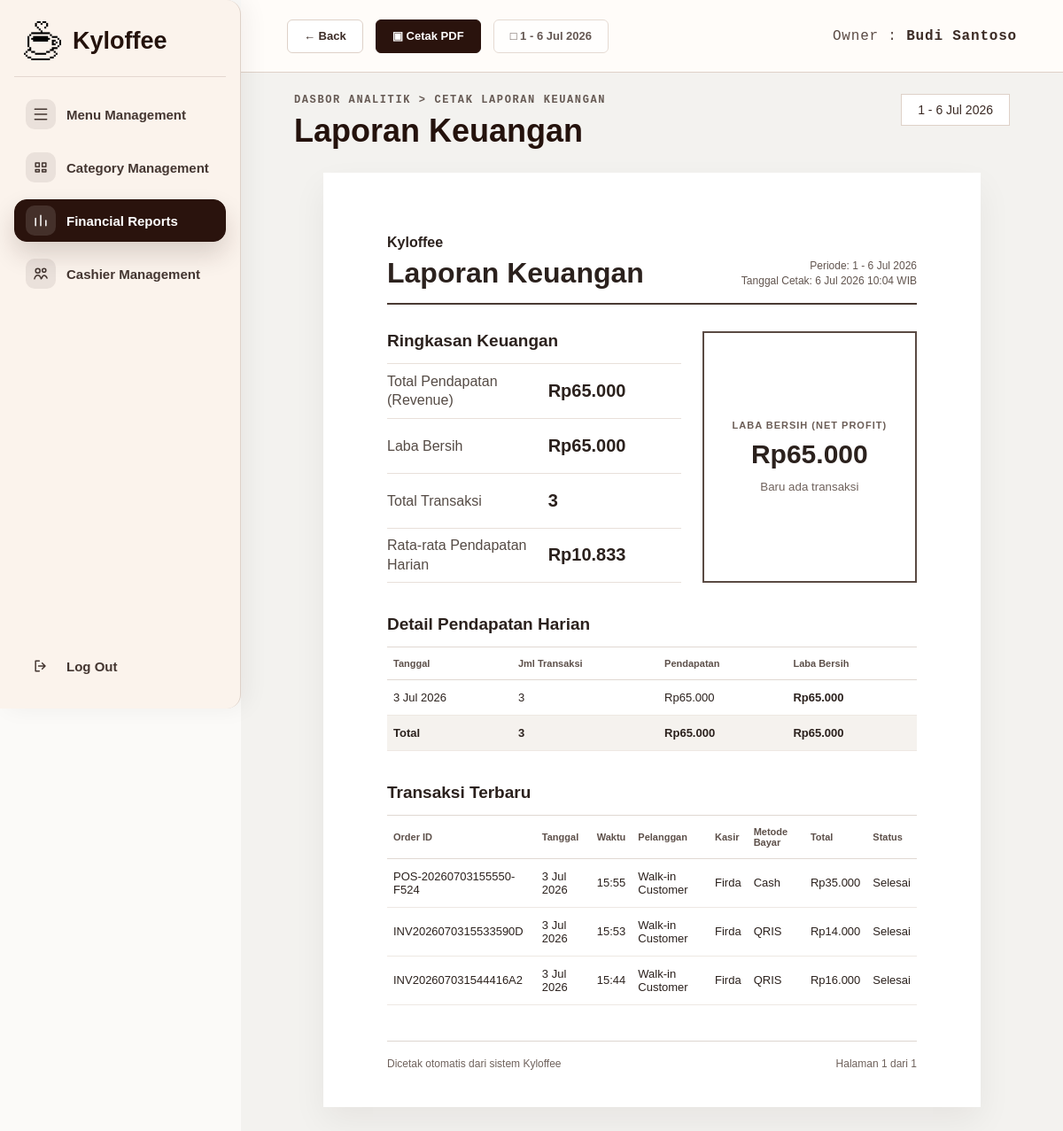
The page /owner/reports/print (signed in) on the database its author committed.
### tables this page shows
CREATE TABLE users (
                id INTEGER PRIMARY KEY AUTOINCREMENT,
                full_name TEXT NOT NULL,
                email TEXT UNIQUE NOT NULL,
                password_hash TEXT NOT NULL,
                role TEXT NOT NULL,
                created_at TIMESTAMP DEFAULT CURRENT_TIMESTAMP
            , staff_phone TEXT, staff_position TEXT DEFAULT 'Staff', joined_date TEXT, staff_status TEXT DEFAULT 'Aktif', is_active INTEGER NOT NULL DEFAULT 1, owner_id INTEGER);

CREATE TABLE pos_transactions (
                id INTEGER PRIMARY KEY AUTOINCREMENT,
                order_code TEXT NOT NULL UNIQUE,
                transaction_date TEXT NOT NULL,
                transaction_time TEXT NOT NULL,
                customer_name TEXT DEFAULT 'Walk-in Customer',
                payment_method TEXT DEFAULT 'Tunai',
                subtotal_amount INTEGER NOT NULL DEFAULT 0,
                discount_amount INTEGER NOT NULL DEFAULT 0,
                tax_amount INTEGER NOT NULL DEFAULT 0,
                operational_cost INTEGER NOT NULL DEFAULT 0,
                total_amount INTEGER NOT NULL DEFAULT 0,
                item_count INTEGER NOT NULL DEFAULT 0,
                status TEXT NOT NULL DEFAULT 'Selesai',
                staff_id INTEGER,
                created_at TIMESTAMP DEFAULT CURRENT_TIMESTAMP
            );

### app.py (the view)
@app.route("/owner/reports/print")
@owner_required
def owner_reports_print():
    return render_template(
        "owner_financial_report_print.html",
        owner_name=get_owner_name(),
        active_page="reports",
        report=build_financial_report(request.args),
    )

### app.py (called while the page is built, shortened)
def get_db():
    global REMOTE_DB_FAILED
    if "db" not in g:
        should_try_mysql = DB_USE_MYSQL and not (REMOTE_DB_FAILED and DB_FALLBACK_SQLITE)
        sqlite_conn = sqlite3.connect(DATABASE)
        sqlite_conn.row_factory = sqlite3.Row
        g.db = DatabaseConnection(sqlite_conn, is_mysql=False)
    return g.db

def execute_script_commit(script):
    db = get_db()
    try:
        db.executescript(script)
        db.commit()
        app.logger.debug("DB script commit successful.")
    except Exception:
        db.rollback()
        app.logger.exception("DB schema change failed and rollback executed.")
        raise

def fetch_all_dict(cursor):
    rows = cursor.fetchall()
    if not rows:
        return []
    if isinstance(rows[0], dict):
        return rows
    columns = [col[0] for col in cursor.description]
    return [dict(zip(columns, row)) for row in rows]

def row_to_dict(row):
    if row is None:
        return {}
    if isinstance(row, dict):
        return row
    return dict(row)

def normalize_role_value(role):
    role_key = str(role or "").strip().lower()
    if role_key in CASHIER_ROLE_ALIASES:
        return CASHIER_ROLE
    return role_key

def get_owner_name():
    return (
        session.get("full_name")
        or session.get("name")
        or session.get("username")
        or "Owner"
    )

def owner_required(view_func):
    @wraps(view_func)
    def wrapped_view(**kwargs):
        if not session.get("user_id"):
            flash("Silakan login terlebih dahulu.", "error")
            return redirect(url_for("login"))
        if normalize_role_value(session.get("role")) != "owner":
            return redirect_for_role()
        user = get_db().execute(
            "SELECT role FROM users WHERE id = ?",
            (session.get("user_id"),),
        ).fetchone()
        user_data = row_to_dict(user)
        if not user_data or normalize_role_value(user_data.get("role")) != "owner":
            session.clear()
            flash("Sesi tidak valid. Silakan login ulang.", "error")
            return redirect(url_for("login"))
        return view_func(**kwargs)
    return wrapped_view

def format_report_datetime(value):
    return f"{format_short_date(value.date())} {value:%H:%M} WIB"

def format_currency(amount):
    return f"Rp{int(amount or 0):,}".replace(",", ".")

    def adapt_sql(self, sql):
        if self.is_mysql:
            return sql.replace("?", "%s")
        return sql

    def commit(self):
        return self.conn.commit()

### templates/owner_financial_report_print.html (shortened to what this page needs)
<!DOCTYPE html>
<html lang="id">
<head>
    <link rel="stylesheet" href="{{ url_for('static', filename='css/owner_shell.css') }}">
    <link rel="stylesheet" href="{{ url_for('static', filename='css/owner_menu.css') }}">
</head>
<body>
    <div class="owner-page owner-page--report-print">
        {% include 'partials/owner_sidebar.html' %}
        <main class="owner-main">
            <header class="owner-topbar owner-topbar--spread no-print">
                <div class="topbar-actions">
                    <a
                        href="{{ url_for('owner_reports', date_from=report.date_from, date_to=report.date_to) }}"
                        class="topbar-button topbar-button--light"
                    >
                        &larr; Back
                    </a>
                    <button type="button" onclick="window.print()" class="topbar-button topbar-button--dark">&#9635; Cetak PDF</button>
                    <button type="button" class="topbar-button topbar-button--light" disabled>&#9633; {{ report.calendar_label }}</button>
                </div>
                <div class="owner-identity">Owner : <strong>{{ owner_name }}</strong></div>
            </header>
            <section class="owner-content report-content">
                <div class="report-heading-row no-print">
                    <div>
                        <p class="breadcrumb">DASBOR ANALITIK &gt; CETAK LAPORAN KEUANGAN</p>
                        <h1>Laporan Keuangan</h1>
                    </div>
                    <span class="period-pill">{{ report.period }}</span>
                </div>
                <article class="financial-sheet">
                    <header class="financial-sheet__header">
                        <div>
                            <strong>Kyloffee</strong>
                            <h2>Laporan Keuangan</h2>
                        </div>
                        <div class="financial-sheet__meta">
                            <span>Periode: {{ report.period }}</span>
                            <span>Tanggal Cetak: {{ report.printed_at }}</span>
                        </div>
                    </header>
                    <section class="financial-summary">
                        <div class="summary-list">
                            <h3>Ringkasan Keuangan</h3>
                            {% for item in report.print_summary %}
                                <div class="summary-row summary-row--{{ item.tone }}">
                                    <span>{{ item.label }}</span>
                                    <strong>{{ item.value }}</strong>
                                </div>
                            {% endfor %}
                        </div>
                        <aside class="net-profit-box">
                            <span>LABA BERSIH (NET PROFIT)</span>
                            <strong>{{ report.net_profit }}</strong>
                            <small>{{ report.net_profit_trend }}</small>
                        </aside>
                    </section>
                    <section class="sheet-section">
                        <h3>Detail Pendapatan Harian</h3>
                        <div class="sheet-table-wrap">
                            <table class="sheet-table">
                                <thead>
                                    <tr>
                                        <th>Tanggal</th>
                                        <th>Jml Transaksi</th>
                                        <th>Pendapatan</th>
                                        <th>Laba Bersih</th>
                                    </tr>
                                </thead>
                                <tbody>
                                    {% if report.daily_details %}
                                        {% for item in report.daily_details %}
                                            <tr>
                                                <td>{{ item.date }}</td>
                                                <td>{{ item.transactions }}</td>
                                                <td>{{ item.income }}</td>
                                                <td><strong>{{ item.profit }}</strong></td>
                                            </tr>
                                        {% endfor %}
                                        <tr class="sheet-total-row">
                                            <td>Total</td>
                                            <td>{{ report.daily_totals.transactions }}</td>
                                            <td>{{ report.daily_totals.income }}</td>
                                            <td>{{ report.daily_totals.profit }}</td>
                                        </tr>
                                    {% else %}
                                        <tr>
                                            <td colspan="4" class="sheet-empty">Belum ada pendapatan harian.</td>
                                        </tr>
                                    {% endif %}
                                </tbody>
                            </table>
                        </div>
                    </section>
                    <section class="sheet-section">
                        <h3>Transaksi Terbaru</h3>
                        <div class="sheet-table-wrap">
                            <table class="sheet-table">
                                <thead>
                                    <tr>
                                        <th>Order ID</th>
                                        <th>Tanggal</th>
                                        <th>Waktu</th>
                                        <th>Pelanggan</th>
                                        <th>Kasir</th>
                                        <th>Metode Bayar</th>
                                        <th>Total</th>
                                        <th>Status</th>
                                    </tr>
                                </thead>
                                <tbody>
                                    {% if report.print_transactions %}
                                        {% for trx in report.print_transactions %}
                                            <tr>
                                                <td>{{ trx.id }}</td>
                                                <td>{{ trx.date }}</td>
                                                <td>{{ trx.time }}</td>
                                                <td>{{ trx.customer }}</td>
                                                <td>{{ trx.staff }}</td>
                                                <td>{{ trx.method }}</td>
                                                <td>{{ trx.total }}</td>
                                                <td>{{ trx.status }}</td>
                                            </tr>
                                        {% endfor %}
                                    {% else %}
                                        <tr>
                                            <td colspan="8" class="sheet-empty">Belum ada transaksi.</td>
                                        </tr>
                                    {% endif %}
                                </tbody>
                            </table>
                        </div>
                    </section>
                    <footer class="financial-sheet__footer">
                        <span>Dicetak otomatis dari sistem Kyloffee</span>
                        <span>Halaman 1 dari 1</span>
                    </footer>
                </article>
            </section>
        </main>
    </div>
</body>
</html>

### static/css/owner_shell.css (style rules this page uses)
:root { --kyloffee-brown: #2a130d; --kyloffee-brown-2: #3a2118; --kyloffee-cream: #fbf3ec; --kyloffee-soft: #faf8f5; --kyloffee-line: #ded1c8; --kyloffee-muted: #6f625c; --kyloffee-text: #24120c; --kyloffee-white: #ffffff; --kyloffee-danger: #b83a2f; --kyloffee-success: #2f7d4f; --sidebar-expanded-width: 272px; --sidebar-collapsed-width: 88px; --sidebar-width: var(--sidebar-expanded-width); --topbar-height: 82px; }
* { box-sizing: border-box; }
html, body { min-height: 100%; }
body { margin: 0; background: #fbfaf8; color: var(--kyloffee-text); font-family: Arial, Helvetica, sans-serif; overflow-x: hidden; }
a { color: inherit; }
.owner-page { --current-sidebar-width: var(--sidebar-expanded-width); min-height: 100vh; display: flex; align-items: stretch; overflow-x: hidden; }
.owner-main { flex: 1 1 auto; width: auto; min-width: 0; min-height: 100vh; }
.owner-topbar { height: var(--topbar-height); display: flex; align-items: center; justify-content: flex-end; padding: 0 52px; background: rgba(255, 252, 249, 0.94); border-bottom: 1px solid var(--kyloffee-line); }
.owner-topbar--spread { justify-content: space-between; gap: 20px; }
.topbar-actions { display: flex; align-items: center; gap: 14px; }
.topbar-button { min-height: 38px; display: inline-flex; align-items: center; justify-content: center; gap: 9px; border-radius: 6px; border: 1px solid #ded1c8; padding: 0 18px; font: inherit; font-size: 13px; font-weight: 800; text-decoration: none; cursor: pointer; }
.topbar-button--dark { border-color: var(--kyloffee-brown); background: var(--kyloffee-brown); color: #fff; }
.topbar-button--light { background: #fff; color: #3b2b25; }
.topbar-button:disabled { cursor: not-allowed; opacity: 0.78; }
.owner-identity { font-family: "Courier New", monospace; font-size: 16px; letter-spacing: 0.8px; color: #5b4b45; white-space: nowrap; }
.owner-identity strong { color: #3b2b25; font-weight: 700; }
.owner-content { padding: 24px clamp(28px, 5vw, 72px) 64px; }
.breadcrumb { margin: 0 0 9px; font-family: "Courier New", monospace; font-size: 12px; font-weight: 700; letter-spacing: 1.6px; color: #665a54; }

### rows shown on the page
users: full_name "Budi Santoso"
pos_transactions: id "POS-20260703155550-F524", date "3 Jul 2026", time "15:55", customer "Walk-in Customer", staff "Firda", method "Cash", total "Rp35.000", status "Selesai"
pos_transactions: id "INV2026070315533590D", date "3 Jul 2026", time "15:53", customer "Walk-in Customer", staff "Firda", method "QRIS", total "Rp14.000", status "Selesai"
pos_transactions: id "INV202607031544416A2", date "3 Jul 2026", time "15:44", customer "Walk-in Customer", staff "Firda", method "QRIS", total "Rp16.000", status "Selesai"

### other values the page prints
{{ report.calendar_label }} "1 - 6 Jul 2026"
{{ report.period }} "1 - 6 Jul 2026"
{{ report.printed_at }} "6 Jul 2026 10:04 WIB"
{{ item.label }} "Total Pendapatan (Revenue)" "Laba Bersih" "Total Transaksi" "Rata-rata Pendapatan Harian"
{{ item.value }} "Rp65.000" "Rp65.000" "3" "Rp10.833"
{{ report.net_profit }} "Rp65.000"
{{ report.net_profit_trend }} "Baru ada transaksi"
{{ item.date }} "3 Jul 2026"
{{ item.transactions }} "3"
{{ item.income }} "Rp65.000"
{{ item.profit }} "Rp65.000"
{{ report.daily_totals.transactions }} "3"
{{ report.daily_totals.income }} "Rp65.000"
{{ report.daily_totals.profit }} "Rp65.000"
